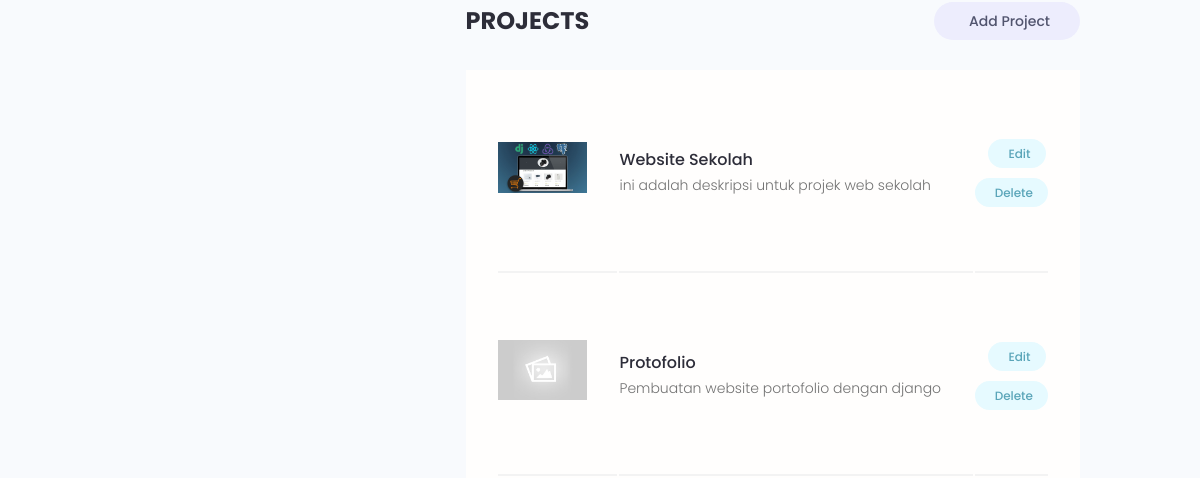
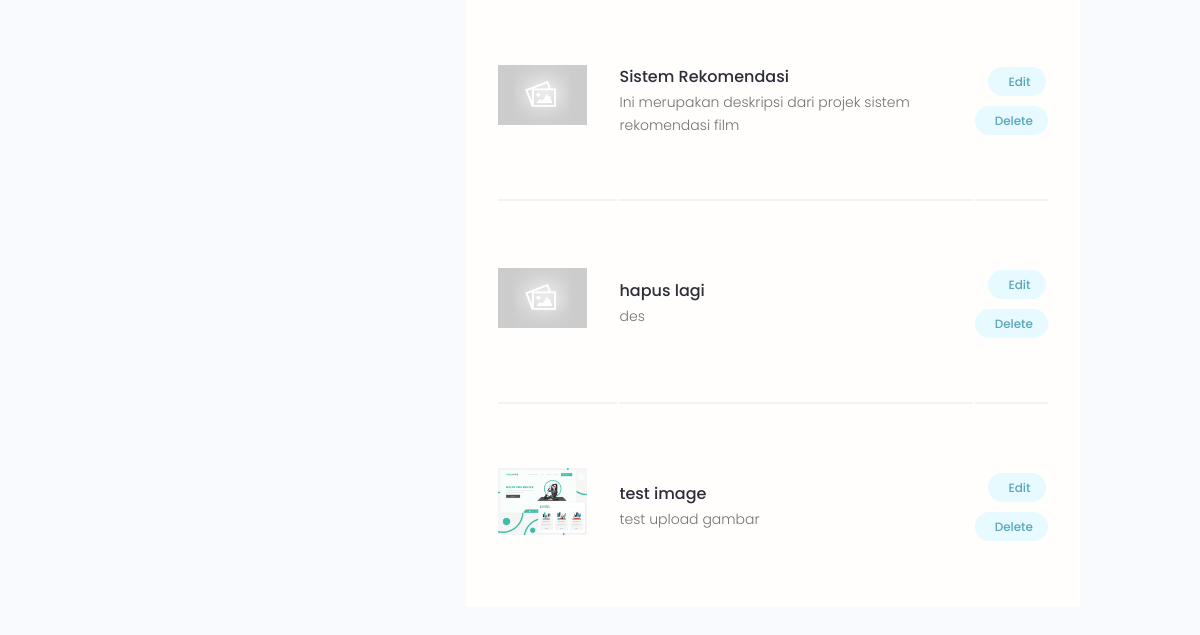
Page /account (signed in, lower part) on the earlier database version (2 pictures, top to bottom).
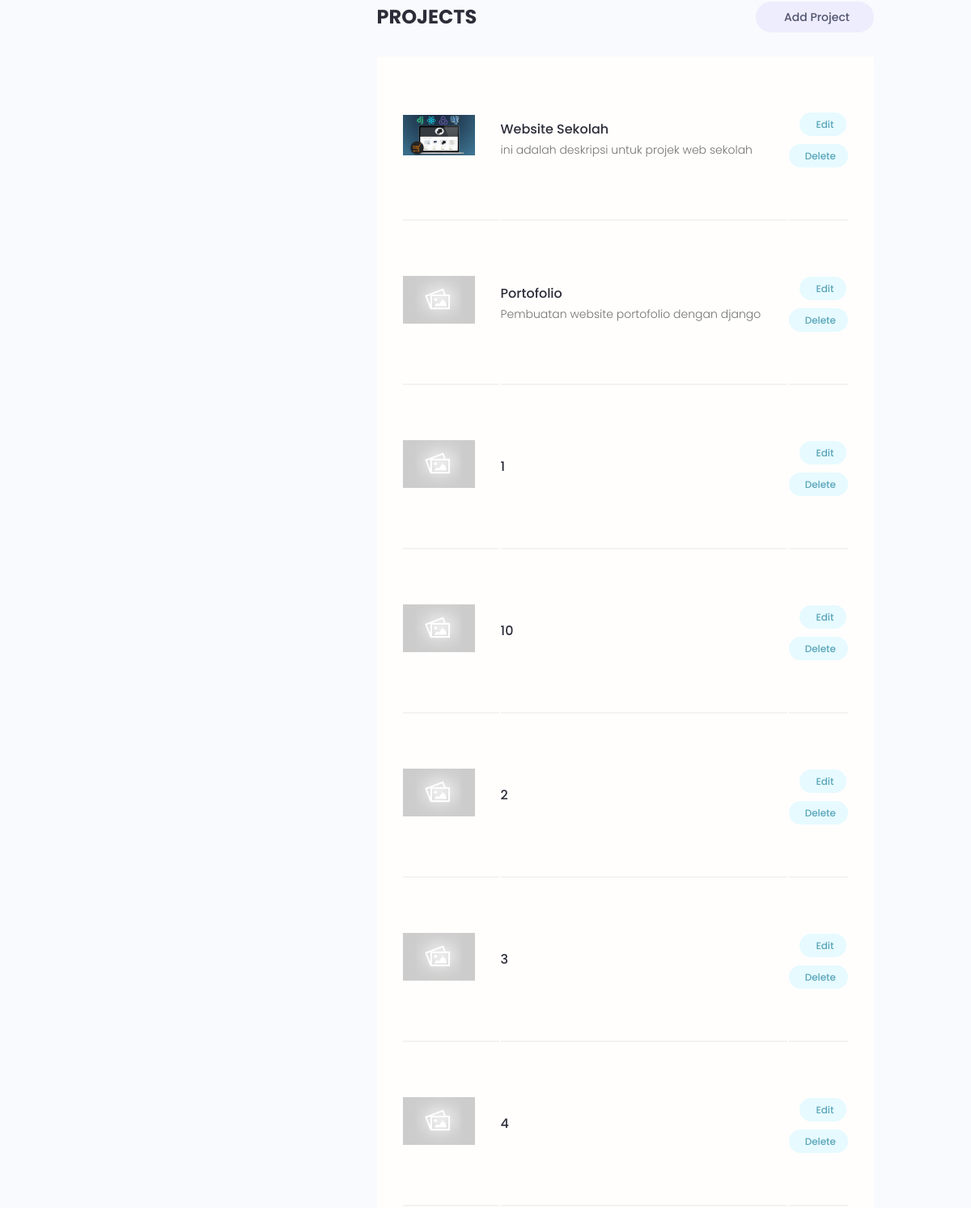
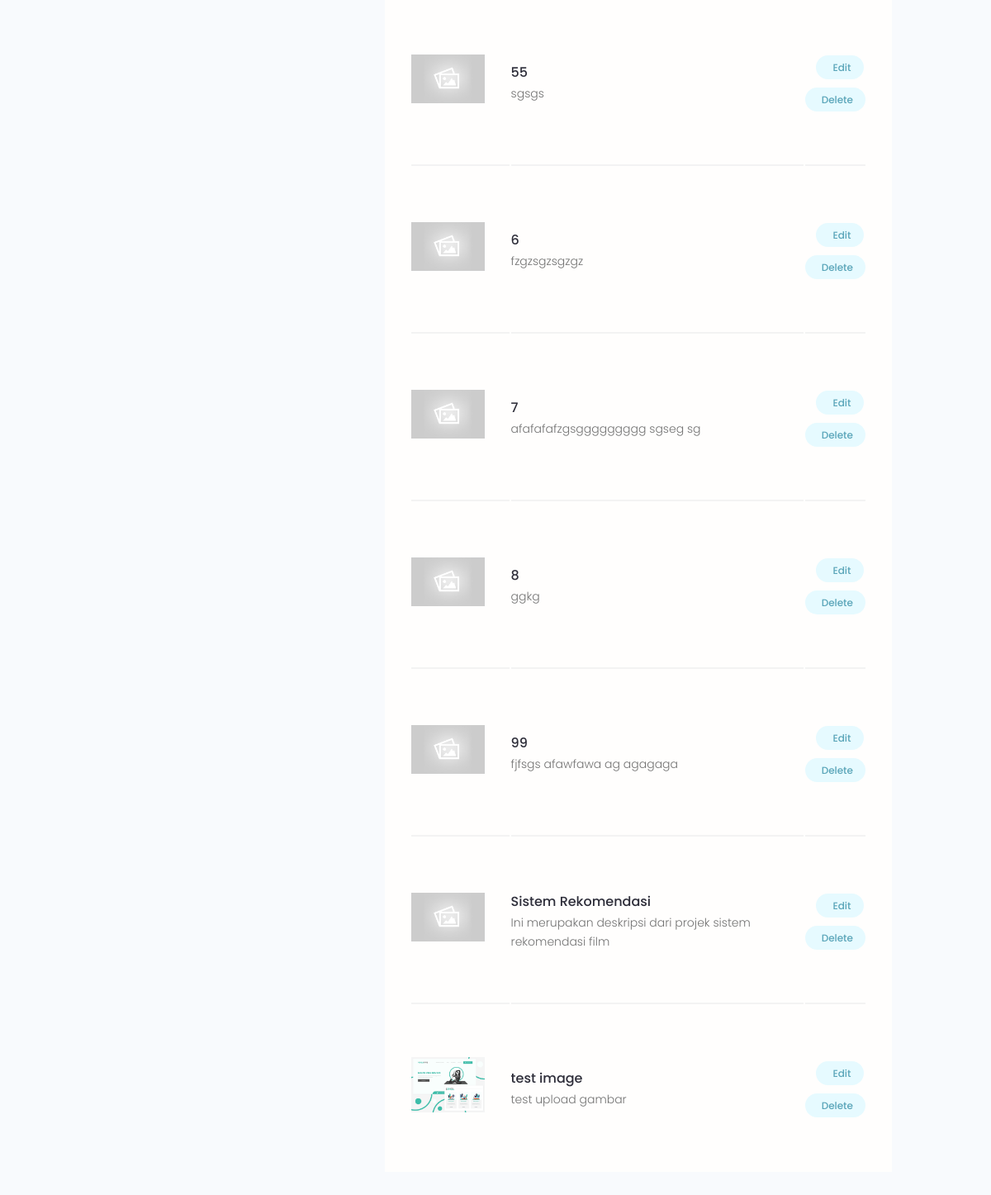
Same page on the later database version (2 pictures, top to bottom).
### projects/models.py (models this page shows, shortened)
class Project(models.Model):
    owner = models.ForeignKey("users.Profile", null=True, blank=True, on_delete=models.SET_NULL)
    title = models.CharField(max_length=100)
    description = models.TextField(null=True, blank=True)
    featured_img = models.ImageField(null=True, blank=True, default='default.jpg')
    demo_link = models.CharField(max_length=2000, null=True, blank=True)
    source_link = models.CharField(max_length=2000, null=True, blank=True)
    tags = models.ManyToManyField('Tag', blank=True)
    vote_total = models.IntegerField(default=0, null=True, blank=True)
    vote_ratio = models.IntegerField(default=0, null=True, blank=True)
    created = models.DateTimeField(auto_now_add=True)
    id = models.UUIDField(default=uuid.uuid4, unique=True, primary_key=True, editable=False)
    class Meta:
        ordering = ['-vote_ratio', '-vote_total', 'title']

### users/views.py (the view)
# urls.py: path('account', views.userAccount, name='account'),
@login_required(login_url='login')
def userAccount(request):
    profile = request.user.profile
    context = {'profile': profile}
    return render(request, 'users/account.html', context)

### users/templates/users/account.html (shortened to what this page needs)
{% extends "main.html" %}
{% block content %}
  <main class="settingsPage profile my-md">
    <div class="container">
      <div class="layout">
        <div class="column column--1of3">
        </div>
        <div class="column column--2of3">
          <div class="settings">
            <h3 class="settings__title">Projects</h3>
            <a class="tag tag--pill tag--sub settings__btn tag--lg" href="{% url 'create-project' %}"> Add Project</a>
          </div>
          <table class="settings__table">
            {% for project in profile.project_set.all %}
            <tr>
                <td class="settings__thumbnail">
                  <a href="{% url 'project' project.id %}"><img src="{{project.featured_img.url}}" alt="{{project.title}}" /></a>
                </td>
                <td class="settings__tableInfo">
                  <a href="{% url 'project' project.id %}">{{project.title}}</a>
                  <p>
                    {{project.description|slice:'150'}}
                  </p>
                </td>
                <td class="settings__tableActions">
                  <a class="tag tag--pill tag--main settings__btn" href="{% url 'update-project' project.id %}"> Edit</a>
                  <a class="tag tag--pill tag--main settings__btn" href="{% url 'delete-project' project.id %}">
                    Delete</a>
                </td>
              </tr>
            {% endfor %}
          </table>
        </div>
      </div>
    </div>
  </main>
{% endblock content %}

### templates/main.html (shortened to what this page needs)
{% load static %}
<!DOCTYPE html>
<html lang="en">
  <head>
    <link
      rel="stylesheet"
      href="https://cdn.iconmonstr.com/1.3.0/css/iconmonstr-iconic-font.min.css"
    />
    <link rel="stylesheet" href="{% static 'uikit/styles/uikit.css' %}" />
    <link rel="stylesheet" href="{% static 'styles/app.css' %}" />
  </head>
  <body>
    {% block content %}{% endblock content %}
  </body>
</html>

### templates/navbar.html (shortened to what this page needs)
 {% load static %}

### static/styles/app.css (style rules this page uses)
:root { --color-sub: #2d2d39; }
img { width: 100%; }
.settings { display: flex; justify-content: space-between; align-items: center; }
.settings__title { font-size: 2.4rem; text-transform: uppercase; font-weight: 700; color: var(--color-sub); }
.settings__table { margin-top: 3rem; margin-bottom: 5rem; padding: 0 3rem; background: var(--color-white); }
.settings__table tr { width: 100%; }
.settings__table tr > td { padding: 2rem 0; }
.settings__table tr:not(:last-child) td { border-bottom: 2px solid var(--color-white-light); }
.settings__thumbnail { width: 23%; min-width: 10rem; }
.settings__thumbnail img { padding-right: 3rem; height: 15rem; object-fit: contain; }
.settings__tableInfo { width: 100%; }
.settings__tableInfo h4, .settings__tableInfo a { padding-right: 1rem; width: auto; font-size: 1.6rem; font-weight: 500; color: var(--color-sub); }
.settings__tableInfo p { font-size: 1.4rem; }
.settings__tableActions { text-align: right; }

### static/uikit/styles/modules/_variables.css (style rules this page uses)
:root { --color-main: #5aa5b9; --color-main-light: #e6faff; --color-sub: #3f4156; --color-sub-light: #51546e; --color-sub-lighter: #ededfd; --color-text: #737373; --color-gray: #8b8b8b; --color-light: #e5e7eb; --color-light-gray: #767676; --color-bg: #f8fafd; --color-white: #fffefd; --color-white-light: #f3f3f3; --color-success: #359e64; --color-success-bg: #def8e8; --color-error: #fc4b0b; --color-error-bg: #fff2ee; --font-base: 'Poppins', arial, helvetica, 'Segoe UI', roboto, ubuntu, sans-serif; --font-monospace: 'Fira Code', 'Courier New', courier, monospace; --font-regular: 300; --font-medium: 500; --font-bold: 700; --generic-shadow: 1px 1px 5px #00000010; --generic-transition: all 0.3s ease-in-out; }

### static/uikit/styles/modules/_base.css (style rules this page uses)
* { margin: 0; padding: 0; box-sizing: border-box; text-rendering: optimizeLegibility; color: inherit; font-size: inherit; }
html { font-size: 50%; }
@media only screen and (min-width: 480px) { html { font-size: 56.25%; } }
@media only screen and (min-width: 1200px) { html { font-size: 62.5%; } }
body { line-height: 1.6; font-weight: 400; font-size: 1.5rem; color: var(--color-text); background-color: var(--color-bg); min-height: 100vh; }

### static/uikit/styles/modules/_typography.css (style rules this page uses)
* { font-family: var(--font-base); }
h3 { font-size: 3.2rem; font-weight: var(--font-medium); }
p, span, strong { font-size: 1.6rem; color: var(--color-text); font-weight: var(--font-regular); }
a { padding-bottom: 2px; text-decoration: none; display: inline-block; color: var(--color-main); font-weight: var(--font-medium); }

### static/uikit/styles/modules/_utilities.css (style rules this page uses)
.container { width: 92%; max-width: 165rem; margin: 0 auto; box-sizing: border-box; }
@media screen and (min-width: 1000px) { .container { width: 90%; } }
@media screen and (min-width: 1200px) { .container { width: 80%; } }
.my-md { margin: 3rem auto; }

### static/uikit/styles/modules/_tag.css (style rules this page uses)
.tag { display: inline-flex; align-items: center; background-color: var(--color-sub); height: -webkit-fit-content; height: -moz-fit-content; height: fit-content; width: -webkit-fit-content; width: -moz-fit-content; width: fit-content; border-radius: 0.5rem; padding: 0.5rem 1.5rem; font-size: 1.2rem; cursor: pointer; }
.tag:not(:last-child) { margin-right: 0.25rem; margin-bottom: 0.75rem; }
.tag--pill { border-radius: 5rem; }
.tag--main, .tag--main > small { background: var(--color-main-light); color: var(--color-main); font-weight: 500; }
.tag--sub, .tag--sub > small { background: var(--color-sub-lighter); color: var(--color-sub-light); font-weight: 500; }
.tag--lg { padding: 0.8rem 3rem; font-size: 1.4rem; }

### static/uikit/styles/modules/_layout.css (style rules this page uses)
.layout { display: flex; flex-flow: row wrap; justify-content: space-between; }
.layout > .column { margin-bottom: 3rem; }
.layout > .column.column--1of3 { flex-basis: 30%; }
.layout > .column.column--2of3 { flex-basis: 64%; }

Differences in the rows shown:
removed Project: featured_img (placeholder picture), title "hapus lagi", description "des"
changed Project "Pembuatan website portofolio dengan django": title "Protofolio" → "Portofolio"
added Project: featured_img (placeholder picture), title "1"
added Project: featured_img (placeholder picture), title "10"
added Project: featured_img (placeholder picture), title "2"
added Project: featured_img (placeholder picture), title "3"
added Project: featured_img (placeholder picture), title "4"
added Project: featured_img (placeholder picture), title "55", description "sgsgs"
added Project: featured_img (placeholder picture), title "6", description "fzgzsgzsgzgz"
added Project: featured_img (placeholder picture), title "7", description "afafafafzgsggggggggg sgseg sg"
added Project: featured_img (placeholder picture), title "8", description "ggkg"
added Project: featured_img (placeholder picture), title "99", description "fjfsgs afawfawa ag agagaga"
